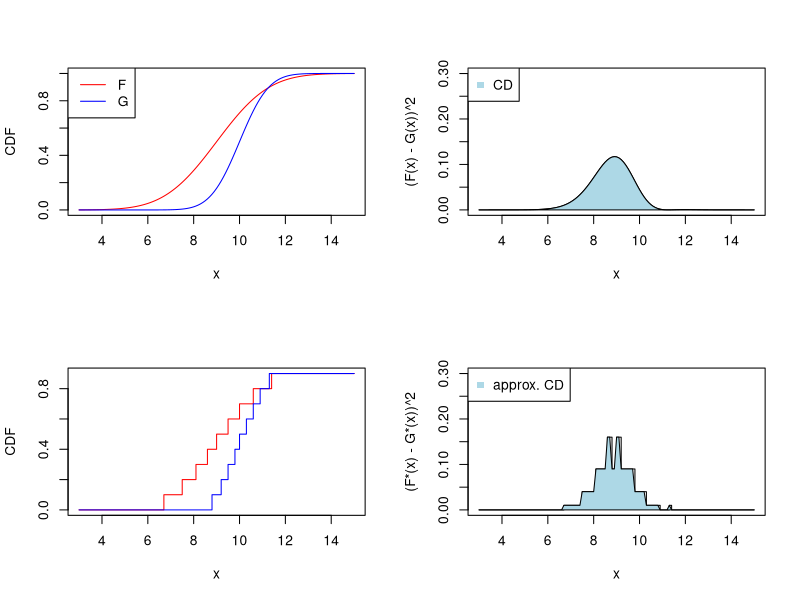
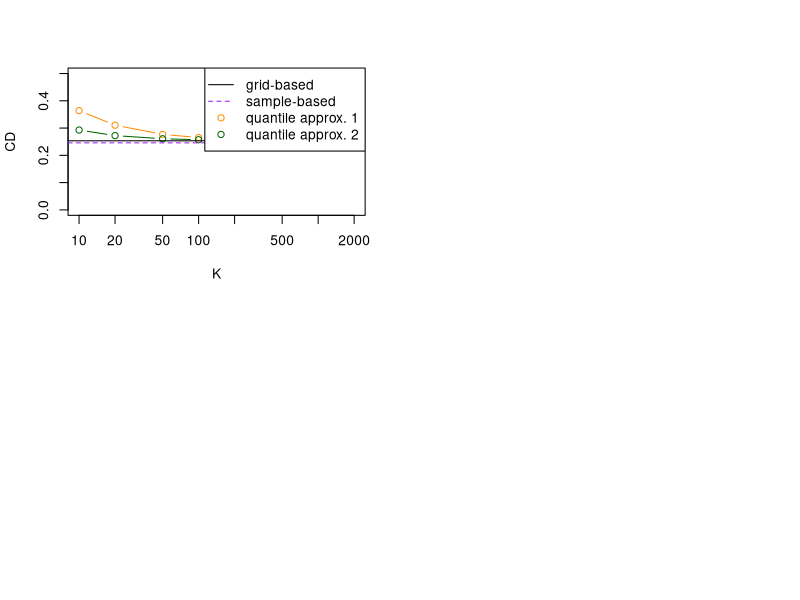
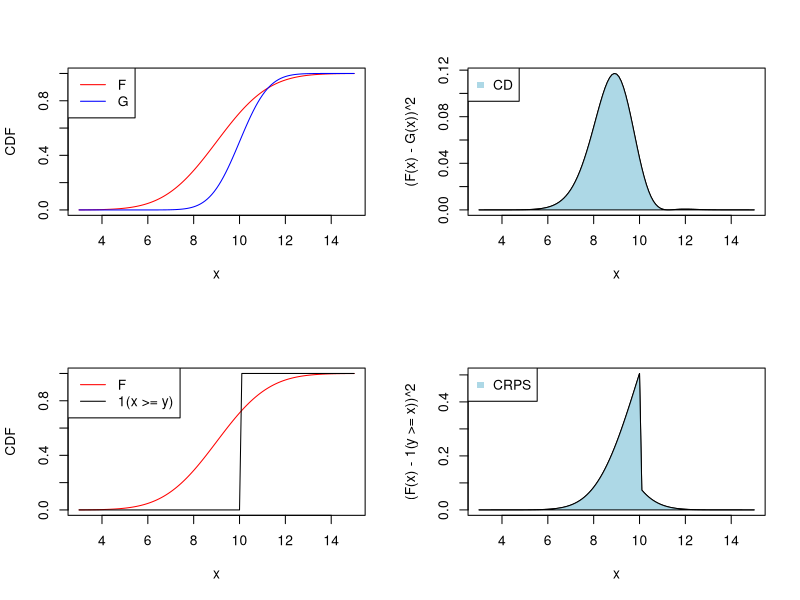
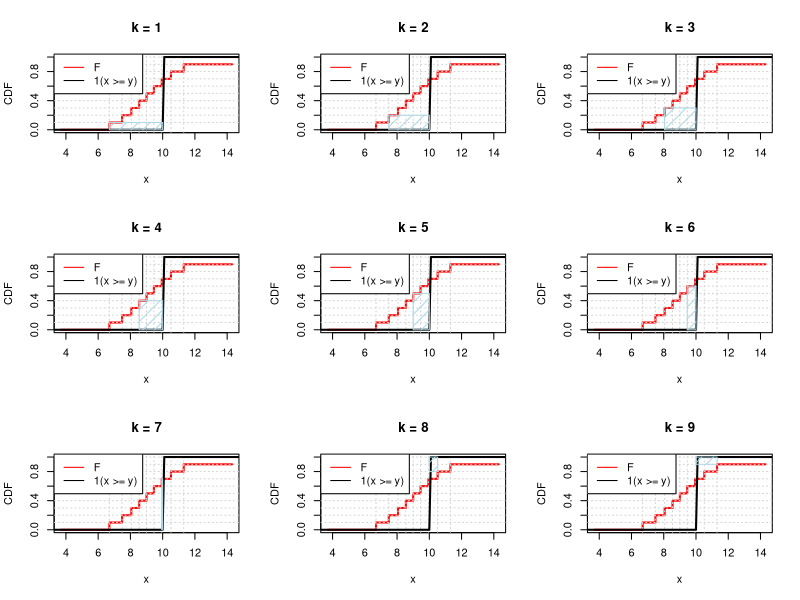
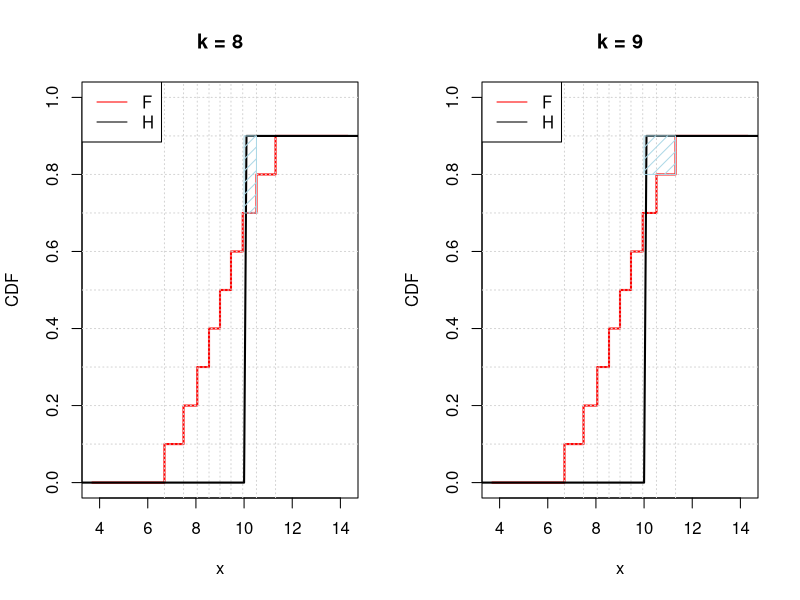
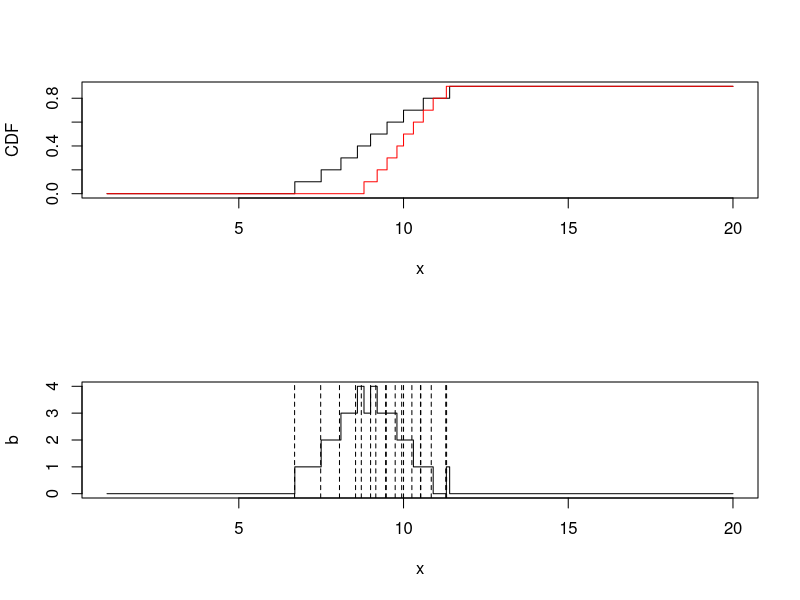

Source code (R) for these figures, in order:
## ---- chunk 1
knitr::opts_chunk$set(echo = TRUE)
## ---- chunk 2
grid_x <- seq(from = 3, to = 15, by = 0.1)

mu_F <- 9
sigma_F <- 1.8
p_F <- pnorm(grid_x, mu_F, sigma_F)

mu_G <- 10
sigma_G <- 1
p_G <- pnorm(grid_x, mu_G, sigma_G)

y <- mu_G
p_y <- as.numeric(grid_x > y)

par(mfrow = c(2, 2))

plot(grid_x, p_F, type = "l", xlab = "x", ylab = "CDF", col = "red")
lines(grid_x, p_G, col = "blue")
legend("topleft", c("F", "G"), col = c("red", "blue"), lty = 1)

plot(grid_x, (p_F - p_G)^2, type = "l", xlab = "x", ylab = "(F(x) - G(x))^2", ylim = c(0, 0.3))
polygon(grid_x, (p_F - p_G)^2, col = "lightblue")
legend("topleft", "CD", col = "lightblue", pch = 15)

detail_stepfun_cdf <- function(x, p, from, to, by = 0.1){
  x_detailed <- seq(from = from, to = to, by = by)
  p_detailed <- 0*x_detailed
  for(i in seq_along(x)){
    p_detailed[x_detailed >= x[i]] <- p[i]
  }
  return(list(x = x_detailed, p = p_detailed))
}

p_10 <- 1:9/10 # quantile levels
q_F_10 <- qnorm(p_10, mu_F, sigma_F) # quantiles of F
q_G_10 <- qnorm(p_10, mu_G, sigma_G) # quantiles of G

q_F_10_detailed <- detail_stepfun_cdf(q_F_10, p_10, from = 3, to = 15)
q_G_10_detailed <- detail_stepfun_cdf(q_G_10, p_10, from = 3, to = 15)
p_10_detailed <- q_F_10_detailed$x

plot(q_F_10_detailed$x, q_F_10_detailed$p, type = "s", xlab = "x", ylab = "CDF", col = "red")
lines(q_F_10_detailed$x, q_G_10_detailed$p, type = "s", col = "blue")

plot(q_F_10_detailed$x, (q_F_10_detailed$p - q_G_10_detailed$p)^2, type = "s", xlab = "x", 
     ylab = "(F*(x) - G*(x))^2", ylim = c(0, 0.3))
polygon(q_F_10_detailed$x, (q_F_10_detailed$p - q_G_10_detailed$p)^2, col = "lightblue")
legend("topleft", "approx. CD", col = "lightblue", pch = 15)

## ---- chunk 3
# define distributions:
mu_F <- 9
sigma_F <- 1.8

mu_G <- 10
sigma_G <- 1
## ---- chunk 4
# simple numerical integration using grid:
(cd_grid <- 0.1*sum((p_F - p_G)^2))
## ---- chunk 5
n <- 100000
set.seed(123)
x <- rnorm(n, mu_F, sigma_F)
x_dash <- rnorm(n, mu_F, sigma_F)

y <- rnorm(n, mu_G, sigma_G)
y_dash <- rnorm(n, mu_G, sigma_G)

(cd_sample <- (mean(abs(x - y)) - 0.5*(mean(abs(x - x_dash)) + mean(abs(y - y_dash)))))
## ---- chunk 6
# q_F: vector containing the (1:K)/(K + 1) quantiles of F
# q_G: vector containing the (1:K)/(K + 1) quantiles of G
approx_cd1 <- function(q_F, q_G){
  
  # compute quantile levels from length of provided quantile vectors:
  K <- length(q_F)
  if(length(q_G) != K) stop("q_F and q_G need to be of the same length")
  p <- (1:K)/(K + 1) # function assumes that the quantile levels are equally spaced
  
  # pool quantiles:
  q0 <- c(q_F, q_G)
  # vector of grouping variables, with 1 for values belonging to F, -1 for values 
  # belonging to G
  a0 <- c(rep(1, length(q_F)), rep(-1, length(q_G)))
  
  # re-order both vectors:
  q <- q0[order(q0)]
  a <- a0[order(q0)]
  # and compute "how many quantiles ahead" F or G is at a given segment:
  b <- abs(cumsum(a))
  
  # compute the lengths of segments defined by sorted quantiles:
  diffs_q <- c(diff(q), 0) # zero necessary for indexing below, but we could put 
  # anything (gets multiplied w zero)

  # and approximate CD
  cvm <- sum(diffs_q*b*(b + 1))/(K + 1)/(K)
  
  return(mean(cvm))
}

# values of K to check:
values_K <- c(10, 20, 50, 100, 200, 500, 1000, 2000)

# vector to store results:
cd_approx1 <- numeric(length(values_K))

# apply approximation for each_
for(i in seq_along(values_K)){
  p_temp <- (1:(values_K[i] - 1))/values_K[i] # quantile levels
  q_F_temp <- qnorm(p_temp, mu_F, sigma_F) # quantiles of F
  q_G_temp <- qnorm(p_temp, mu_G, sigma_G) # quantiles of G
  cd_approx1[i] <- approx_cd1(q_F = q_F_temp, q_G = q_G_temp) # approximation
}

cd_approx1
## ---- chunk 7
# q_F: vector containing the (1:K)/(K + 1) quantiles of F
# q_G: vector containing the (1:K)/(K + 1) quantiles of G
approx_cd2 <- function(q_F, q_G){
  
  # compute quantile levels from length of provided quantile vectors:
  K <- length(q_F)
  if(length(q_G) != K) stop("q_F and q_G need to be of the same length")
  p <- (1:K)/(K + 1) # function assumes that the quantile levels are equally spaced
  
  # pool quantiles:
  q0 <- c(q_F, q_G)
  # vector of grouping variables, with 1 for values belonging to F, -1 for values 
  # belonging to G
  a0 <- c(rep(1, length(q_F)), rep(-1, length(q_G)))
  
  # re-order both vectors:
  q <- q0[order(q0)]
  a <- a0[order(q0)]
  # and compute "how many quantiles ahead" F or G is at a given segment:
  b <- abs(cumsum(a))
  
  # compute the lengths of segments defined by sorted quantiles:
  diffs_q <- c(diff(q), 0) # zero necessary for indexing below, but we could put 
  # anything (gets multiplied w zero)

  # and approximate CD
  cvm <- sum(diffs_q*b^2/K^2)
  
  return(mean(cvm))
}

# values of K to check:
values_K <- c(10, 20, 50, 100, 200, 500, 1000, 2000)

# vector to store results:
cd_approx2 <- numeric(length(values_K))

# apply approximation for each_
for(i in seq_along(values_K)){
  p_temp <- (1:(values_K[i] - 1))/values_K[i] # quantile levels
  q_F_temp <- qnorm(p_temp, mu_F, sigma_F) # quantiles of F
  q_G_temp <- qnorm(p_temp, mu_G, sigma_G) # quantiles of G
  cd_approx2[i] <- approx_cd2(q_F = q_F_temp, q_G = q_G_temp) # approximation
}

cd_approx2
## ---- chunk 8
# plot:
plot(values_K, cd_approx1, ylim = c(0, 0.5), xlab = "K", ylab = "CD",
     pch = 1, type = "b", log = "x", col = "darkorange")
lines(values_K, cd_approx2, type = "b", col = "darkgreen")
abline(h = cd_grid, col = "black")
abline(h = cd_sample, col = "purple", lty = 2)
legend("topright", 
       c("grid-based", "sample-based", "quantile approx. 1", "quantile approx. 2"),
       pch = c(NA, NA, 1, 1), lty = c(1, 2, NA, NA),
       col = c("black", "purple", "darkorange", "darkgreen"))
## ---- chunk 9
# define G_star
y <- 10
q_G_star <- rep(y, 9)

approx_cd1(q_F_10, q_G_star)# approximation 1
mean(2*((y <= q_F_10) - p_10)*(q_F_10 - y)) # WIS defined via quantile scores
## ---- chunk 10
approx_cd2(q_F_10, q_G_star) # approximation 2
# grid-based approximation:
p_G_star <- as.numeric(grid_x >= y)
0.1*sum((p_F - p_G_star)^2)
## ---- chunk 11
grid_x <- seq(from = 3, to = 15, by = 0.1)

mu_F <- 9
sigma_F <- 1.8
p_F <- pnorm(grid_x, mu_F, sigma_F)

mu_G <- 10
sigma_G <- 1
p_G <- pnorm(grid_x, mu_G, sigma_G)

y <- mu_G
p_y <- as.numeric(grid_x > y)

par(mfrow = c(2, 2))

plot(grid_x, p_F, type = "l", xlab = "x", ylab = "CDF", col = "red")
lines(grid_x, p_G, col = "blue")
legend("topleft", c("F", "G"), col = c("red", "blue"), lty = 1)

plot(grid_x, (p_F - p_G)^2, type = "l", xlab = "x", ylab = "(F(x) - G(x))^2")
polygon(grid_x, (p_F - p_G)^2, col = "lightblue")
legend("topleft", "CD", col = "lightblue", pch = 15)

plot(grid_x, p_F, type = "l", xlab = "x", ylab = "CDF", col = "red")
lines(grid_x, p_y, col = "black")
legend("topleft", c("F", "1(x >= y)"), col = c("red", "black"), lty = 1)


plot(grid_x, (p_F - p_y)^2, type = "l", xlab = "x", ylab = "(F(x) - 1(y >= x))^2")
polygon(grid_x, (p_F - p_y)^2, col = "lightblue")
legend("topleft", "CRPS", col = "lightblue", pch = 15)

## ---- chunk 12
p <- 1:9/10
q_F <- qnorm(p, mu_F, sigma_F)

q_F_plot <- c(head(q_F, 1) - 3, q_F, tail(q_F, 1) + 3)

par(mfrow = c(3, 3))
for(i in 1:9){
  plot(q_F_plot, c(0, p, 0.9), xlab = "x", ylab = "CDF", type = "s", ylim = 0:1, col = "red", lwd = 2,
       main = paste("k =", i))
  abline(h = 1:10/10, col = "lightgrey", lty = 3); abline(v = q_F, col = "lightgrey", lty = 3)
  
  lines(grid_x, p_y, col = "black", lwd = 2)
  rect(q_F[i], q_F[i] >= y, y, p[i], col = "lightblue", border = "lightblue", density = 12)
  legend("topleft", c("F", "1(x >= y)"), col = c("red", "black"), lty = 1)
  
}
## ---- chunk 13
par(mfrow = c(1, 2))
for(i in 8:9){
  plot(q_F_plot, c(0, p, 0.9), xlab = "x", ylab = "CDF", type = "s", ylim = 0:1, col = "red", lwd = 2,
       main = paste("k =", i))
  abline(h = 1:10/10, col = "lightgrey", lty = 3); abline(v = q_F, col = "lightgrey", lty = 3)
  lines(grid_x, 0.9*p_y, col = "black", lwd = 2)
  rect(q_F[i], (q_F[i] >= y) - 0.1, y, p[i] - 0.1, col = "lightblue", border = "lightblue", density = 12)
  legend("topleft", c("F", "H"), col = c("red", "black"), lty = 1)
  
}
## ---- chunk 14
detail_stepfun_cdf <- function(x, p, from, to, by = 0.1){
  x_detailed <- seq(from = from, to = to, by = by)
  p_detailed <- 0*x_detailed
  for(i in seq_along(x)){
    p_detailed[x_detailed >= x[i]] <- p[i]
  }
  return(list(x = x_detailed, p = p_detailed))
}

p_10 <- 1:9/10 # quantile levels
q_F_10 <- qnorm(p_10, mu_F, sigma_F) # quantiles of F
q_G_10 <- qnorm(p_10, mu_G, sigma_G) # quantiles of G

q_F_10_detailed <- detail_stepfun_cdf(q_F_10, p_10, from = 1, to = 20)
q_G_10_detailed <- detail_stepfun_cdf(q_G_10, p_10, from = 1, to = 20)
p_10_detailed <- q_F_10_detailed$x

par(mfrow = c(2, 1))
plot(q_F_10_detailed$x, q_F_10_detailed$p, type = "s", xlab = "x", ylab = "CDF")
lines(q_F_10_detailed$x, q_G_10_detailed$p, type = "s", col = "red")

plot(q_F_10_detailed$x, abs(q_F_10_detailed$p - q_G_10_detailed$p)*10, type = "s", xlab = "x", ylab = "b")
abline(v = c(q_F_10, q_G_10), lty = 2)
